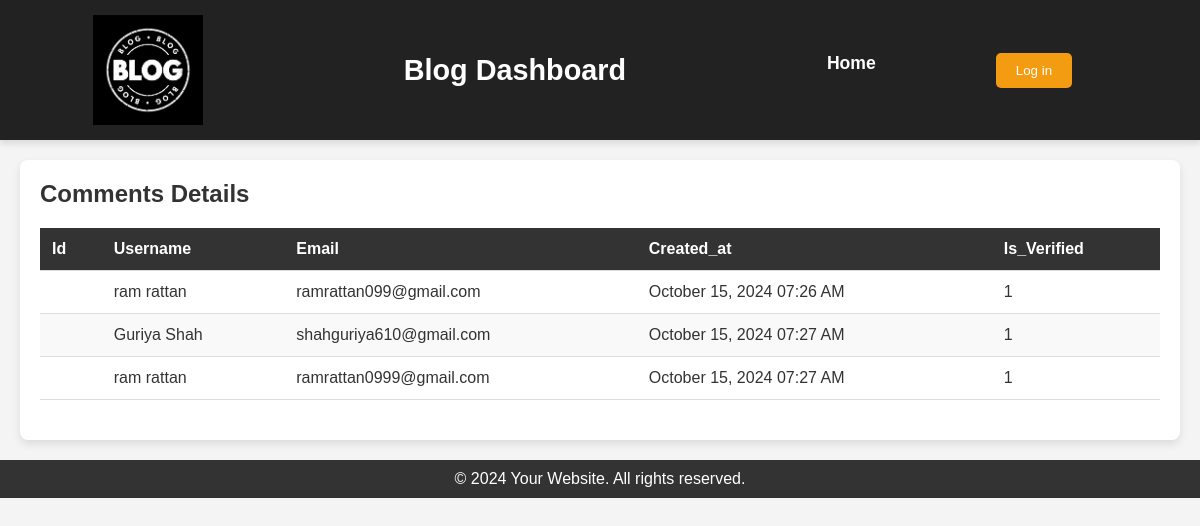
Screenshot of /user.php with the database file from the repository.
### tables this page shows
CREATE TABLE `signup` (
  `uid` int(11) NOT NULL,
  `name` varchar(255) NOT NULL,
  `email` varchar(255) NOT NULL,
  `password` varchar(255) NOT NULL,
  `verification_token` varchar(255) NOT NULL,
  `is_verified` varchar(255) NOT NULL,
  `created_at` timestamp NOT NULL DEFAULT current_timestamp() ON UPDATE current_timestamp(),
  `role` int(11) NOT NULL
);

### user.php (the view, shortened to what this page needs)
<?php
    require 'common/connection.php';
    $query="select * from signup";
    $result=mysqli_query($connect,$query);
?>
<html>
    <head>
        <link rel="stylesheet" href="css/dashboard.css">
        <link rel="stylesheet" href="css/styles.css?v=1.1">
    </head>
    </body>
    <header>
        <div class="logo-container">
            <img src="images/logo.jpg" alt="Website Logo" class="logo">
            <h1>Blog Dashboard</h1>
            <nav>
                <ul>
                    <li><a href="home.php">Home</a></li>
                    <li>
                        <div class="btn">
                            <?php if (empty($_SESSION['username'])) { ?>
                                <a href="login.php"><input type="button" value="Log in"></a>
                            <?php } else { ?>
                                <a href="index.php?log=1"><input type="button" value="Log Out <?php echo $_SESSION['username']; ?>"></a>
                            <?php } ?>
                        </div>
                    </li>
                </ul>
            </nav>
        </div>
    </header>
    <div class="table-container">
                <h2>Comments Details</h2>
                <table>
                    <thead>
                        <tr>
                            <th>Id</th>
                            <th>Username</th>
                            <th>Email</th>
                            <th>Created_at</th>
                            <th>Is_Verified</th>
                        </tr>
                    </thead>
                    <tbody>
                        <?php if ($result->num_rows > 0): ?>
                            <?php while ($row = $result->fetch_assoc()): ?>
                                <tr>
                                    <td><?php echo htmlspecialchars($row['id']); ?></td>
                                    <td><?php echo htmlspecialchars($row['name']); ?></td>
                                    <td><?php echo htmlspecialchars($row['email']); ?></td>
                                    <td><?php echo date('F d, Y h:i A', strtotime($row['created_at'])); ?></td>
                                    <td><?php echo $row['is_verified']; ?></td>
                                </tr>
                            <?php endwhile; ?>
                        <?php else: ?>
                            <tr>
                                <td colspan="4">No comments found.</td>
                            </tr>
                        <?php endif; ?>
                    </tbody>
                </table>
            </div>
            <?php include("common/footer.php"); ?>
    </body>
</html>

### common/footer.php
<footer>
    <p>&copy; 2024 Your Website. All rights reserved.</p>
</footer>

### css/dashboard.css (style rules this page uses)
header { background: #333; color: #fff; padding: 20px; text-align: center; }
header .logo-container { display: flex; align-items: left; justify-content: space-around; }
header .logo-container img.logo { height: 110px; margin-right: 15px; }
nav ul { list-style-type: none; padding: 0; margin: 10px 0; text-align: center; }
nav ul li { display: inline; margin-right: 20px; }
nav ul li a { color: #fff; text-decoration: none; font-size: 1.2em; font-weight: bold; }
.btn input[type="button"] { padding: 8px 12px; border: none; border-radius: 4px; background: #333; color: #fff; cursor: pointer; transition: background-color 0.3s ease; }
.table-container { padding: 20px; margin: 20px; background: #fff; border-radius: 8px; box-shadow: 0 4px 8px rgba(0, 0, 0, 0.1); }
table { width: 100%; border-collapse: collapse; margin: 20px 0; font-size: 1em; text-align: left; }
th, td { padding: 12px; border-bottom: 1px solid #ddd; }
th { background-color: #333; color: #fff; }
tr:nth-child(even) { background-color: #f9f9f9; }

### css/styles.css (style rules this page uses)
* { margin: 0; padding: 0; box-sizing: border-box; }
header { background-color: #222; color: white; padding: 15px 0; position: sticky; top: 0; width: 100%; z-index: 1000; box-shadow: 0 4px 6px rgba(0, 0, 0, 0.1); }
.logo-container { display: flex; align-items: center; }
.logo { width: 110px; height: 120px; margin-right: 15px; }
h1 { font-size: 1.8em; font-weight: 600; }
nav ul { list-style: none; display: flex; gap: 25px; }
nav ul li a { color: white; text-decoration: none; font-size: 1.1em; padding: 10px 15px; transition: background-color 0.3s ease, color 0.3s ease; }
.btn input[type="button"] { background-color: #f39c12; color: white; padding: 10px 20px; border-radius: 5px; border: none; cursor: pointer; transition: background-color 0.3s ease; }
footer { background-color: #333; color: white; text-align: center; padding: 10px 0; position: relative; bottom: 0; width: 100%; }

### rows the page displays
signup: name "ram rattan", email "ramrattan099@gmail.com", created_at "October 15, 2024 07:26 AM", is_verified "1"
signup: name "Guriya Shah", email "shahguriya610@gmail.com", created_at "October 15, 2024 07:27 AM", is_verified "1"
signup: name "ram rattan", email "ramrattan0999@gmail.com", created_at "October 15, 2024 07:27 AM", is_verified "1"
